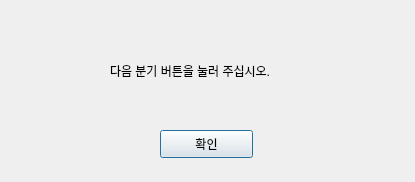
<?xml version="1.0" encoding="UTF-8"?>
<ui version="4.0">
 <class>Dialog</class>
 <widget class="QDialog" name="Dialog">
  <property name="geometry">
   <rect>
    <x>0</x>
    <y>0</y>
    <width>415</width>
    <height>182</height>
   </rect>
  </property>
  <property name="windowTitle">
   <string>Dialog</string>
  </property>
  <widget class="QPushButton" name="error_Button">
   <property name="geometry">
    <rect>
     <x>160</x>
     <y>130</y>
     <width>93</width>
     <height>28</height>
    </rect>
   </property>
   <property name="text">
    <string>확인</string>
   </property>
  </widget>
  <widget class="QLabel" name="label">
   <property name="geometry">
    <rect>
     <x>110</x>
     <y>50</y>
     <width>291</width>
     <height>41</height>
    </rect>
   </property>
   <property name="text">
    <string>다음 분기 버튼을 눌러 주십시오.</string>
   </property>
  </widget>
 </widget>
 <resources/>
 <connections/>
</ui>
